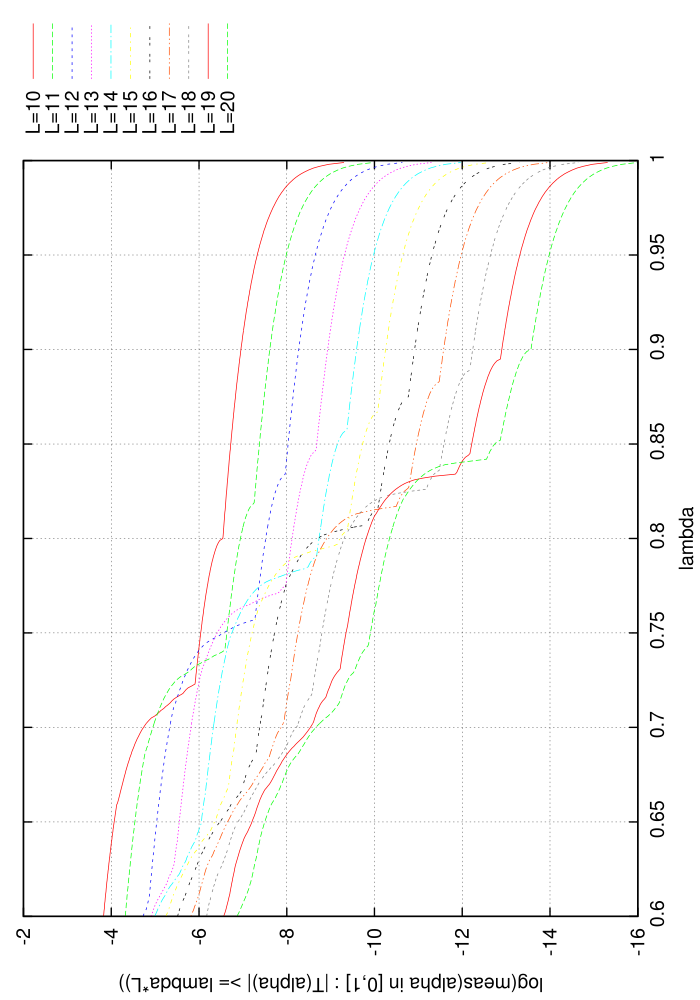

gnuplot code for this plot:
set xlabel "lambda"
set ylabel "log(meas(alpha in [0,1] : |T(alpha)| >= lambda*L))"
set xrange [0.6:1.0]
plot "meas_10.txt" using ($1):(log($2)) with lines title "L=10","meas_11.txt" using ($1):(log($2)) with lines title "L=11","meas_12.txt" using ($1):(log($2)) with lines title "L=12","meas_13.txt" using ($1):(log($2)) with lines title "L=13","meas_14.txt" using ($1):(log($2)) with lines title "L=14","meas_15.txt" using ($1):(log($2)) with lines title "L=15","meas_16.txt" using ($1):(log($2)) with lines title "L=16","meas_17.txt" using ($1):(log($2)) with lines title "L=17","meas_18.txt" using ($1):(log($2)) with lines title "L=18","meas_19.txt" using ($1):(log($2)) with lines title "L=19","meas_20.txt" using ($1):(log($2)) with lines title "L=20"
